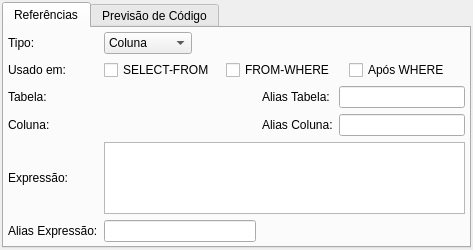
<?xml version="1.0" encoding="UTF-8"?>
<ui version="4.0">
 <class>VisaoWidget</class>
 <widget class="QWidget" name="VisaoWidget">
  <property name="geometry">
   <rect>
    <x>0</x>
    <y>0</y>
    <width>473</width>
    <height>250</height>
   </rect>
  </property>
  <property name="windowTitle">
   <string>Form</string>
  </property>
  <layout class="QGridLayout" name="visao_grid">
   <property name="margin">
    <number>2</number>
   </property>
   <property name="spacing">
    <number>4</number>
   </property>
   <item row="0" column="0">
    <widget class="QTabWidget" name="tabWidget">
     <property name="currentIndex">
      <number>0</number>
     </property>
     <widget class="QWidget" name="tab">
      <attribute name="title">
       <string>Referências</string>
      </attribute>
      <layout class="QGridLayout" name="referencias_grid">
       <property name="margin">
        <number>4</number>
       </property>
       <property name="spacing">
        <number>6</number>
       </property>
       <item row="0" column="0">
        <widget class="QLabel" name="tipo_ref_lbl">
         <property name="text">
          <string>Tipo:</string>
         </property>
        </widget>
       </item>
       <item row="0" column="1">
        <widget class="QComboBox" name="tipo_ref_cmb">
         <item>
          <property name="text">
           <string>Coluna</string>
          </property>
         </item>
         <item>
          <property name="text">
           <string>Expressão</string>
          </property>
         </item>
        </widget>
       </item>
       <item row="0" column="2" colspan="3">
        <spacer name="horizontalSpacer">
         <property name="orientation">
          <enum>Qt::Horizontal</enum>
         </property>
         <property name="sizeHint" stdset="0">
          <size>
           <width>249</width>
           <height>21</height>
          </size>
         </property>
        </spacer>
       </item>
       <item row="1" column="0">
        <widget class="QLabel" name="tipo_ref_lbl_2">
         <property name="text">
          <string>Usado em:</string>
         </property>
        </widget>
       </item>
       <item row="1" column="1" colspan="4">
        <layout class="QHBoxLayout" name="horizontalLayout_2">
         <item>
          <widget class="QCheckBox" name="select_from_chk">
           <property name="text">
            <string>SELECT-FROM</string>
           </property>
          </widget>
         </item>
         <item>
          <widget class="QCheckBox" name="from_where_chk">
           <property name="text">
            <string>FROM-WHERE</string>
           </property>
          </widget>
         </item>
         <item>
          <widget class="QCheckBox" name="apos_where_chk">
           <property name="text">
            <string>Após WHERE</string>
           </property>
          </widget>
         </item>
        </layout>
       </item>
       <item row="2" column="0">
        <widget class="QLabel" name="tabela_lbl">
         <property name="text">
          <string>Tabela:</string>
         </property>
        </widget>
       </item>
       <item row="2" column="3">
        <widget class="QLabel" name="alias_tab_lbl">
         <property name="sizePolicy">
          <sizepolicy hsizetype="Fixed" vsizetype="Preferred">
           <horstretch>0</horstretch>
           <verstretch>0</verstretch>
          </sizepolicy>
         </property>
         <property name="text">
          <string>Alias Tabela:</string>
         </property>
        </widget>
       </item>
       <item row="2" column="4">
        <widget class="QLineEdit" name="alias_tab_edt">
         <property name="sizePolicy">
          <sizepolicy hsizetype="Preferred" vsizetype="Fixed">
           <horstretch>0</horstretch>
           <verstretch>0</verstretch>
          </sizepolicy>
         </property>
        </widget>
       </item>
       <item row="3" column="0">
        <widget class="QLabel" name="coluna_lbl">
         <property name="text">
          <string>Coluna:</string>
         </property>
        </widget>
       </item>
       <item row="3" column="3">
        <widget class="QLabel" name="alias_col_lbl">
         <property name="sizePolicy">
          <sizepolicy hsizetype="Fixed" vsizetype="Preferred">
           <horstretch>0</horstretch>
           <verstretch>0</verstretch>
          </sizepolicy>
         </property>
         <property name="text">
          <string>Alias Coluna:</string>
         </property>
        </widget>
       </item>
       <item row="3" column="4">
        <widget class="QLineEdit" name="alias_col_edt">
         <property name="sizePolicy">
          <sizepolicy hsizetype="Preferred" vsizetype="Fixed">
           <horstretch>0</horstretch>
           <verstretch>0</verstretch>
          </sizepolicy>
         </property>
        </widget>
       </item>
       <item row="4" column="0">
        <widget class="QLabel" name="expressao_lbl">
         <property name="text">
          <string>Expressão:</string>
         </property>
        </widget>
       </item>
       <item row="4" column="1" colspan="4">
        <widget class="QTextEdit" name="expressao_txt">
         <property name="sizePolicy">
          <sizepolicy hsizetype="Preferred" vsizetype="Fixed">
           <horstretch>0</horstretch>
           <verstretch>0</verstretch>
          </sizepolicy>
         </property>
         <property name="minimumSize">
          <size>
           <width>0</width>
           <height>60</height>
          </size>
         </property>
         <property name="maximumSize">
          <size>
           <width>16777215</width>
           <height>16777215</height>
          </size>
         </property>
         <property name="verticalScrollBarPolicy">
          <enum>Qt::ScrollBarAsNeeded</enum>
         </property>
         <property name="horizontalScrollBarPolicy">
          <enum>Qt::ScrollBarAsNeeded</enum>
         </property>
        </widget>
       </item>
       <item row="5" column="0">
        <widget class="QLabel" name="alias_exp_lbl">
         <property name="sizePolicy">
          <sizepolicy hsizetype="Fixed" vsizetype="Preferred">
           <horstretch>0</horstretch>
           <verstretch>0</verstretch>
          </sizepolicy>
         </property>
         <property name="text">
          <string>Alias Expressão:</string>
         </property>
        </widget>
       </item>
       <item row="5" column="1" colspan="2">
        <widget class="QLineEdit" name="alias_exp_edt">
         <property name="sizePolicy">
          <sizepolicy hsizetype="Preferred" vsizetype="Fixed">
           <horstretch>0</horstretch>
           <verstretch>0</verstretch>
          </sizepolicy>
         </property>
        </widget>
       </item>
       <item row="5" column="3" colspan="2">
        <spacer name="horizontalSpacer_2">
         <property name="orientation">
          <enum>Qt::Horizontal</enum>
         </property>
         <property name="sizeHint" stdset="0">
          <size>
           <width>203</width>
           <height>20</height>
          </size>
         </property>
        </spacer>
       </item>
      </layout>
     </widget>
     <widget class="QWidget" name="tab_2">
      <attribute name="title">
       <string>Previsão de Código</string>
      </attribute>
      <layout class="QGridLayout" name="previsao_grid">
       <property name="margin">
        <number>4</number>
       </property>
       <property name="spacing">
        <number>6</number>
       </property>
       <item row="0" column="0">
        <widget class="QTextEdit" name="codigo_txt">
         <property name="font">
          <font>
           <family>DejaVu Sans Mono</family>
          </font>
         </property>
         <property name="undoRedoEnabled">
          <bool>false</bool>
         </property>
         <property name="readOnly">
          <bool>true</bool>
         </property>
        </widget>
       </item>
      </layout>
     </widget>
    </widget>
   </item>
  </layout>
 </widget>
 <resources/>
 <connections/>
</ui>
